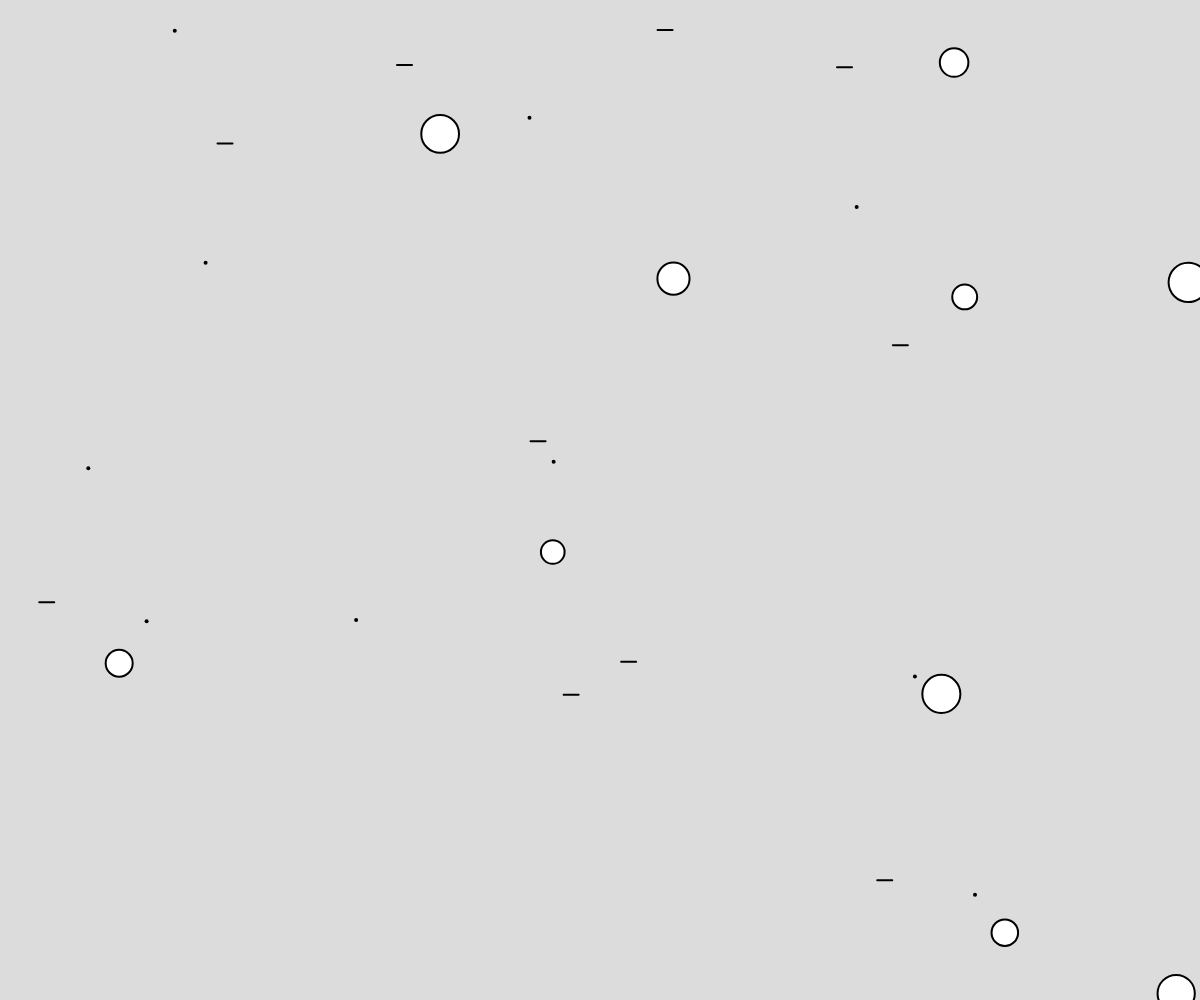
Frame 1 (no input)
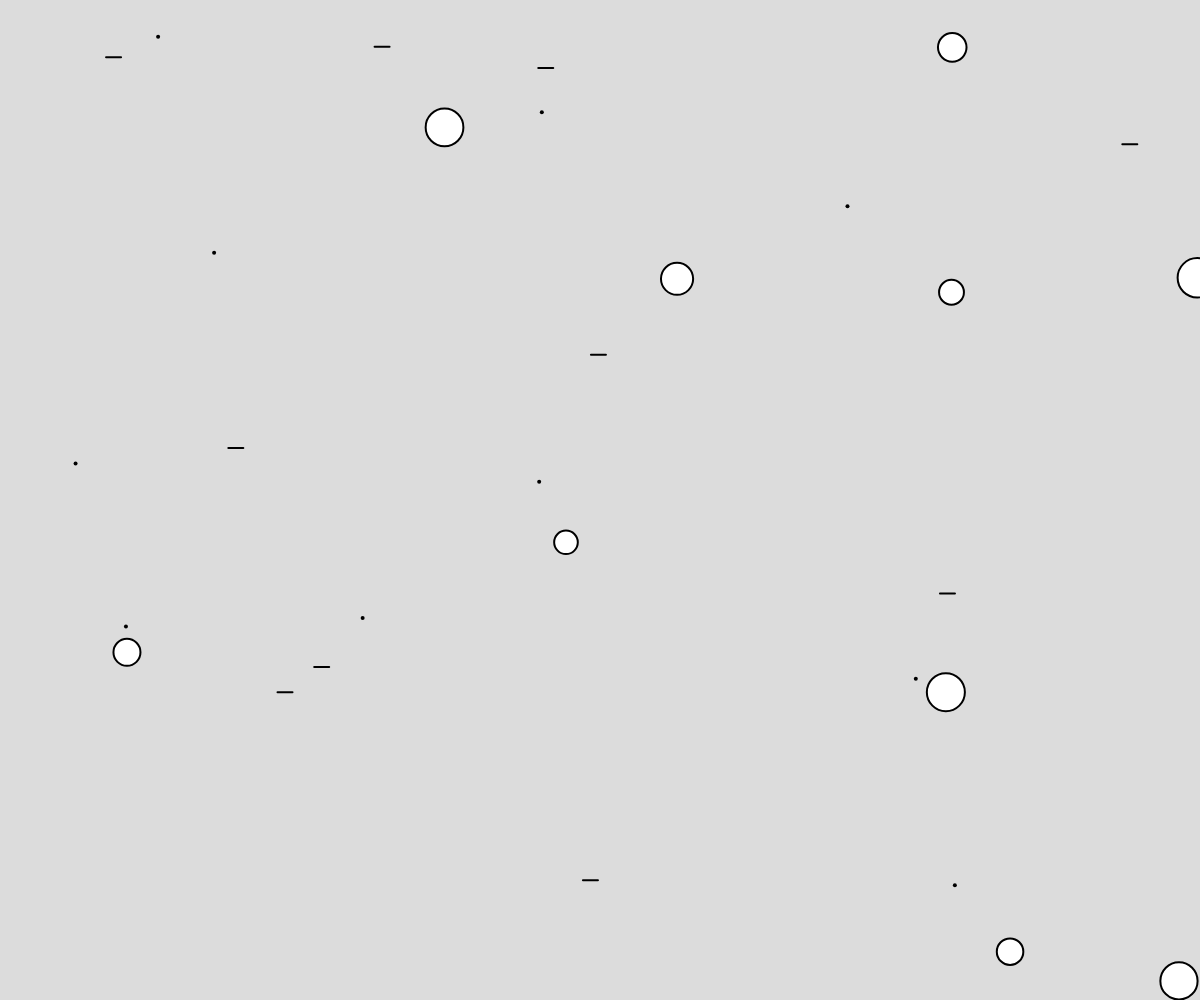
Frame 60 (no input)
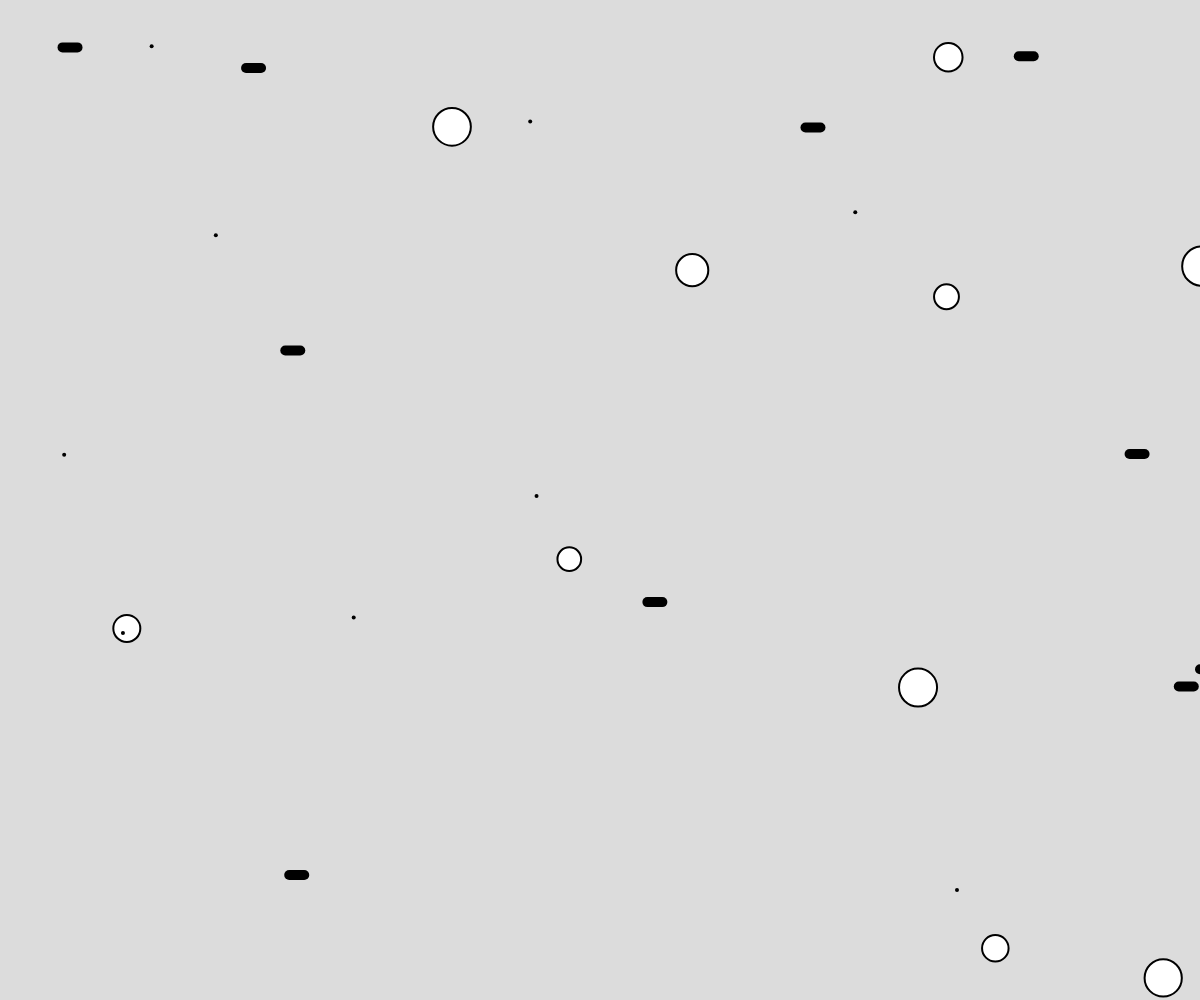
Frame 120 (the mouse pressed at the canvas centre since frame 60)

The p5.js sketch that drew these frames (run headless with seeded random() and noise() and a simulated clock; from frame 60 on, the mouse is pressed at the canvas centre):

// p5.js sketch
// ── sketch.js
// Project Title
// Your Name
// Date
//
// Extra for Experts:
// - describe what you did to take this project "above and beyond"


let objects = [];

function setup() {
  createCanvas(windowWidth, windowHeight);
  for(let i = 0; i<10; i++){
    objects.push(new AnimatedObject(random(width), random(height)));
    objects.push(new LineObject());
    objects.push(new CircleObject(random(width), random(height)));
  }
}

function draw() {
  background(220);
  for(let o of objects){
    o.move();
    o.display();
  }
}



// ── AnimatedObject.js
// parent or super class 


class AnimatedObject{
  constructor(x,y){
    this.x = x;  this.y = y;
    this.size = 1;
  }

  

 move (){
    this.x += random(-2,2);
    this.y += random(-2,2);
  }

display(){
    strokeWeight(4);
    point(this.x, this.y);
}

}
// ── CircleObject.js
class CircleObject extends AnimatedObject{
  constructor(x,y){
    super(x,y);
    this.size = random(20, 40);
  }



  display(){
    strokeWeight(2);
    let d = dist(mouseX, mouseY, this.x,  this.y);
    if(d < this.size/2) {
      fill(255,0,0);
    }
    else {
      fill(255);
    }

    circle(this.x,  this.y ,this.size);
  }
}
// ── LineObject.js
// child class one
// extend indicates to use  a 
class LineObject extends AnimatedObject{
  constructor(){
    super(random(width), random(height));

  }

    
  move(){  // overriding, but builinding on top 
    super.move();
    this.x -= 5;
    if(this.x<0) {
      this.x = width;
    }

  }
  
   display(){
    if(mouseIsPressed) strokeWeight(10);
    else strokeWeight(2);

    line(this.x, this.y, this.x+15, this.y );
   }

}
